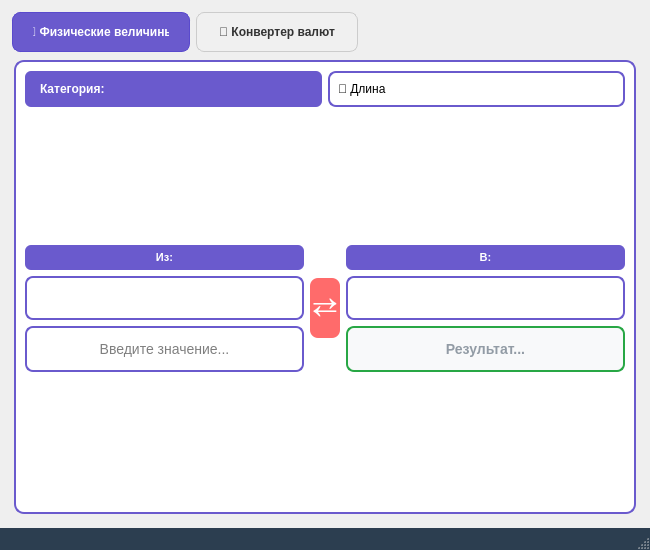
<?xml version="1.0" encoding="UTF-8"?>
<ui version="4.0">
 <class>MainWindow</class>
 <widget class="QMainWindow" name="MainWindow">
  <property name="geometry">
   <rect>
    <x>0</x>
    <y>0</y>
    <width>650</width>
    <height>550</height>
   </rect>
  </property>
  <property name="minimumSize">
   <size>
    <width>650</width>
    <height>550</height>
   </size>
  </property>
  <property name="maximumSize">
   <size>
    <width>16777215</width>
    <height>550</height>
   </size>
  </property>
  <property name="windowTitle">
   <string>Универсальный конвертер</string>
  </property>
  <property name="styleSheet">
   <string notr="true">QMainWindow {
    background: qlineargradient(x1:0, y1:0, x2:1, y2:1,
                                stop:0 #667eea, stop:1 #764ba2);
    font-family: 'Segoe UI', Arial, sans-serif;
}</string>
  </property>
  <property name="iconSize">
   <size>
    <width>24</width>
    <height>24</height>
   </size>
  </property>
  <property name="documentMode">
   <bool>false</bool>
  </property>
  <widget class="QWidget" name="centralwidget">
   <layout class="QVBoxLayout" name="verticalLayout">
    <item>
     <widget class="QTabWidget" name="tabWidget">
      <property name="styleSheet">
       <string notr="true">QTabWidget::pane {
    border: 2px solid #6a5acd;
    border-radius: 10px;
    background-color: white;
    margin: 5px;
}

QTabWidget::tab-bar {
    alignment: center;
}

QTabBar::tab {
    background-color: #f0f0f0;
    color: #333;
    padding: 12px 20px;
    margin: 3px;
    border: 1px solid #ccc;
    border-radius: 8px;
    font-weight: bold;
    min-width: 120px;
}

QTabBar::tab:selected {
    background-color: #6a5acd;
    color: white;
    border: 1px solid #5a4acd;
}

QTabBar::tab:hover:!selected {
    background-color: #e0e0ff;
    border: 1px solid #6a5acd;
}</string>
      </property>
      <property name="currentIndex">
       <number>0</number>
      </property>
      <widget class="QWidget" name="physical_tab">
       <attribute name="title">
        <string>📏 Физические величины</string>
       </attribute>
       <layout class="QVBoxLayout" name="verticalLayout_2">
        <item>
         <layout class="QHBoxLayout" name="horizontalLayout">
          <item>
           <widget class="QLabel" name="label">
            <property name="styleSheet">
             <string notr="true">QLabel {
    background-color: #6a5acd;
    color: white;
    padding: 8px 12px;
    border-radius: 6px;
    font-weight: bold;
    font-size: 12px;
}</string>
            </property>
            <property name="text">
             <string>Категория:</string>
            </property>
           </widget>
          </item>
          <item>
           <widget class="QComboBox" name="category_combo">
            <property name="styleSheet">
             <string notr="true">QComboBox {
    background-color: white;
    border: 2px solid #6a5acd;
    border-radius: 8px;
    padding: 8px;
    font-size: 12px;
    min-width: 150px;
}

QComboBox::drop-down {
    border: none;
    width: 20px;
}

QComboBox::down-arrow {
    image: none;
    border-left: 5px solid transparent;
    border-right: 5px solid transparent;
    border-top: 5px solid #6a5acd;
    width: 0px;
    height: 0px;
}

QComboBox QAbstractItemView {
    border: 2px solid #6a5acd;
    border-radius: 8px;
    background-color: white;
    selection-background-color: #6a5acd;
}</string>
            </property>
            <item>
             <property name="text">
              <string>📏 Длина</string>
             </property>
            </item>
            <item>
             <property name="text">
              <string>⚖️ Масса</string>
             </property>
            </item>
            <item>
             <property name="text">
              <string>🌡️ Температура</string>
             </property>
            </item>
            <item>
             <property name="text">
              <string>🚀 Скорость</string>
             </property>
            </item>
            <item>
             <property name="text">
              <string>📐 Площадь</string>
             </property>
            </item>
            <item>
             <property name="text">
              <string>🧪 Объем</string>
             </property>
            </item>
            <item>
             <property name="text">
              <string>⏰ Время</string>
             </property>
            </item>
           </widget>
          </item>
         </layout>
        </item>
        <item>
         <spacer name="verticalSpacer">
          <property name="orientation">
           <enum>Qt::Vertical</enum>
          </property>
          <property name="sizeHint" stdset="0">
           <size>
            <width>20</width>
            <height>20</height>
           </size>
          </property>
         </spacer>
        </item>
        <item>
         <layout class="QHBoxLayout" name="horizontalLayout_2">
          <item>
           <layout class="QVBoxLayout" name="verticalLayout_3">
            <item>
             <widget class="QLabel" name="label_2">
              <property name="styleSheet">
               <string notr="true">QLabel {
    background-color: #6a5acd;
    color: white;
    padding: 6px 10px;
    border-radius: 6px;
    font-weight: bold;
    font-size: 11px;
}</string>
              </property>
              <property name="text">
               <string>Из:</string>
              </property>
              <property name="alignment">
               <set>Qt::AlignCenter</set>
              </property>
             </widget>
            </item>
            <item>
             <widget class="QComboBox" name="from_unit_combo">
              <property name="styleSheet">
               <string notr="true">QComboBox {
    background-color: white;
    border: 2px solid #6a5acd;
    border-radius: 8px;
    padding: 10px;
    font-size: 12px;
    min-height: 20px;
}

QComboBox::drop-down {
    border: none;
}

QComboBox::down-arrow {
    image: none;
    border-left: 4px solid transparent;
    border-right: 4px solid transparent;
    border-top: 4px solid #6a5acd;
}</string>
              </property>
             </widget>
            </item>
            <item>
             <widget class="QLineEdit" name="from_value_edit">
              <property name="styleSheet">
               <string notr="true">QLineEdit {
    background-color: white;
    border: 2px solid #6a5acd;
    border-radius: 8px;
    padding: 12px;
    font-size: 14px;
    selection-background-color: #6a5acd;
}

QLineEdit:focus {
    border: 2px solid #ff6b6b;
    background-color: #fff5f5;
}</string>
              </property>
              <property name="alignment">
               <set>Qt::AlignCenter</set>
              </property>
              <property name="placeholderText">
               <string>Введите значение...</string>
              </property>
             </widget>
            </item>
           </layout>
          </item>
          <item>
           <widget class="QPushButton" name="swap_units_btn">
            <property name="maximumSize">
             <size>
              <width>60</width>
              <height>60</height>
             </size>
            </property>
            <property name="styleSheet">
             <string notr="true">QPushButton {
    background-color: #ff6b6b;
    color: white;
    border: none;
    border-radius: 8px;
    font-size: 30px;
    font-weight: bold;
}

QPushButton:hover {
    background-color: #ff5252;
    transform: scale(1.05);
}

QPushButton:pressed {
    background-color: #e74c3c;
}</string>
            </property>
            <property name="text">
             <string>⇄</string>
            </property>
           </widget>
          </item>
          <item>
           <layout class="QVBoxLayout" name="verticalLayout_4">
            <item>
             <widget class="QLabel" name="label_3">
              <property name="styleSheet">
               <string notr="true">QLabel {
    background-color: #6a5acd;
    color: white;
    padding: 6px 10px;
    border-radius: 6px;
    font-weight: bold;
    font-size: 11px;
}</string>
              </property>
              <property name="text">
               <string>В:</string>
              </property>
              <property name="alignment">
               <set>Qt::AlignCenter</set>
              </property>
             </widget>
            </item>
            <item>
             <widget class="QComboBox" name="to_unit_combo">
              <property name="styleSheet">
               <string notr="true">QComboBox {
    background-color: white;
    border: 2px solid #6a5acd;
    border-radius: 8px;
    padding: 10px;
    font-size: 12px;
    min-height: 20px;
}

QComboBox::drop-down {
    border: none;
}

QComboBox::down-arrow {
    image: none;
    border-left: 4px solid transparent;
    border-right: 4px solid transparent;
    border-top: 4px solid #6a5acd;
}</string>
              </property>
             </widget>
            </item>
            <item>
             <widget class="QLineEdit" name="to_value_edit">
              <property name="styleSheet">
               <string notr="true">QLineEdit {
    background-color: #f8f9fa;
    border: 2px solid #28a745;
    border-radius: 8px;
    padding: 12px;
    font-size: 14px;
    font-weight: bold;
    color: #2c3e50;
}

QLineEdit[readOnly=&quot;true&quot;] {
    background-color: #e8f5e8;
    color: #27ae60;
}</string>
              </property>
              <property name="alignment">
               <set>Qt::AlignCenter</set>
              </property>
              <property name="readOnly">
               <bool>true</bool>
              </property>
              <property name="placeholderText">
               <string>Результат...</string>
              </property>
             </widget>
            </item>
           </layout>
          </item>
         </layout>
        </item>
        <item>
         <spacer name="verticalSpacer_2">
          <property name="orientation">
           <enum>Qt::Vertical</enum>
          </property>
          <property name="sizeHint" stdset="0">
           <size>
            <width>20</width>
            <height>30</height>
           </size>
          </property>
         </spacer>
        </item>
       </layout>
      </widget>
      <widget class="QWidget" name="currency_tab">
       <attribute name="title">
        <string>💱 Конвертер валют</string>
       </attribute>
       <layout class="QVBoxLayout" name="verticalLayout_5">
        <item>
         <layout class="QHBoxLayout" name="horizontalLayout_4">
          <item>
           <widget class="QLabel" name="label_4">
            <property name="styleSheet">
             <string notr="true">QLabel {
    background-color: #6a5acd;
    color: white;
    padding: 6px 10px;
    border-radius: 6px;
    font-weight: bold;
    font-size: 11px;
}</string>
            </property>
            <property name="text">
             <string>Курсы обновлены:</string>
            </property>
           </widget>
          </item>
          <item>
           <widget class="QLabel" name="last_update_label">
            <property name="styleSheet">
             <string notr="true">QLabel {
    background-color: #ffa726;
    color: white;
    padding: 6px 12px;
    border-radius: 6px;
    font-weight: bold;
    font-size: 11px;
}</string>
            </property>
            <property name="text">
             <string>Не обновлялось</string>
            </property>
            <property name="alignment">
             <set>Qt::AlignCenter</set>
            </property>
           </widget>
          </item>
          <item>
           <spacer name="horizontalSpacer">
            <property name="orientation">
             <enum>Qt::Horizontal</enum>
            </property>
            <property name="sizeHint" stdset="0">
             <size>
              <width>40</width>
              <height>20</height>
             </size>
            </property>
           </spacer>
          </item>
          <item>
           <widget class="QPushButton" name="update_rates_btn">
            <property name="styleSheet">
             <string notr="true">QPushButton {
    background-color: #17a2b8;
    color: white;
    border: none;
    border-radius: 8px;
    padding: 8px 15px;
    font-size: 11px;
    font-weight: bold;
}

QPushButton:hover {
    background-color: #138496;
}

QPushButton:pressed {
    background-color: #117a8b;
}</string>
            </property>
            <property name="text">
             <string>🔄 Обновить курсы</string>
            </property>
           </widget>
          </item>
         </layout>
        </item>
        <item>
         <spacer name="verticalSpacer_3">
          <property name="orientation">
           <enum>Qt::Vertical</enum>
          </property>
          <property name="sizeHint" stdset="0">
           <size>
            <width>20</width>
            <height>30</height>
           </size>
          </property>
         </spacer>
        </item>
        <item>
         <layout class="QHBoxLayout" name="horizontalLayout_3">
          <item>
           <layout class="QVBoxLayout" name="verticalLayout_6">
            <item>
             <widget class="QLabel" name="label_5">
              <property name="styleSheet">
               <string notr="true">QLabel {
    background-color: #6a5acd;
    color: white;
    padding: 6px 10px;
    border-radius: 6px;
    font-weight: bold;
    font-size: 11px;
}</string>
              </property>
              <property name="text">
               <string>Из валюты:</string>
              </property>
              <property name="alignment">
               <set>Qt::AlignCenter</set>
              </property>
             </widget>
            </item>
            <item>
             <widget class="QComboBox" name="from_currency_combo">
              <property name="styleSheet">
               <string notr="true">QComboBox {
    background-color: white;
    border: 2px solid #6a5acd;
    border-radius: 8px;
    padding: 10px;
    font-size: 12px;
}

QComboBox::drop-down {
    border: none;
}

QComboBox::down-arrow {
    image: none;
    border-left: 4px solid transparent;
    border-right: 4px solid transparent;
    border-top: 4px solid #6a5acd;
}</string>
              </property>
              <item>
               <property name="text">
                <string>🇺🇸 USD - Доллар США</string>
               </property>
              </item>
              <item>
               <property name="text">
                <string>🇪🇺 EUR - Евро</string>
               </property>
              </item>
              <item>
               <property name="text">
                <string>🇷🇺 RUB - Российский рубль</string>
               </property>
              </item>
              <item>
               <property name="text">
                <string>🇬🇧 GBP - Фунт стерлингов</string>
               </property>
              </item>
              <item>
               <property name="text">
                <string>🇯🇵 JPY - Японская иена</string>
               </property>
              </item>
              <item>
               <property name="text">
                <string>🇨🇳 CNY - Китайский юань</string>
               </property>
              </item>
             </widget>
            </item>
            <item>
             <widget class="QLineEdit" name="from_currency_edit">
              <property name="styleSheet">
               <string notr="true">QLineEdit {
    background-color: white;
    border: 2px solid #6a5acd;
    border-radius: 8px;
    padding: 12px;
    font-size: 14px;
    selection-background-color: #6a5acd;
}

QLineEdit:focus {
    border: 2px solid #ff6b6b;
    background-color: #fff5f5;
}</string>
              </property>
              <property name="alignment">
               <set>Qt::AlignCenter</set>
              </property>
              <property name="placeholderText">
               <string>Введите сумму...</string>
              </property>
             </widget>
            </item>
           </layout>
          </item>
          <item>
           <widget class="QPushButton" name="swap_currency_btn">
            <property name="maximumSize">
             <size>
              <width>60</width>
              <height>60</height>
             </size>
            </property>
            <property name="styleSheet">
             <string notr="true">QPushButton {
    background-color: #ff6b6b;
    color: white;
    border: none;
    border-radius: 30px;
    font-size: 18px;
    font-weight: bold;
}

QPushButton:hover {
    background-color: #ff5252;
    transform: scale(1.05);
}

QPushButton:pressed {
    background-color: #e74c3c;
}</string>
            </property>
            <property name="text">
             <string>⇄</string>
            </property>
           </widget>
          </item>
          <item>
           <layout class="QVBoxLayout" name="verticalLayout_7">
            <item>
             <widget class="QLabel" name="label_6">
              <property name="styleSheet">
               <string notr="true">QLabel {
    background-color: #6a5acd;
    color: white;
    padding: 6px 10px;
    border-radius: 6px;
    font-weight: bold;
    font-size: 11px;
}</string>
              </property>
              <property name="text">
               <string>В валюту:</string>
              </property>
              <property name="alignment">
               <set>Qt::AlignCenter</set>
              </property>
             </widget>
            </item>
            <item>
             <widget class="QComboBox" name="to_currency_combo">
              <property name="styleSheet">
               <string notr="true">QComboBox {
    background-color: white;
    border: 2px solid #6a5acd;
    border-radius: 8px;
    padding: 10px;
    font-size: 12px;
}

QComboBox::drop-down {
    border: none;
}

QComboBox::down-arrow {
    image: none;
    border-left: 4px solid transparent;
    border-right: 4px solid transparent;
    border-top: 4px solid #6a5acd;
}</string>
              </property>
              <item>
               <property name="text">
                <string>🇷🇺 RUB - Российский рубль</string>
               </property>
              </item>
              <item>
               <property name="text">
                <string>🇺🇸 USD - Доллар США</string>
               </property>
              </item>
              <item>
               <property name="text">
                <string>🇪🇺 EUR - Евро</string>
               </property>
              </item>
              <item>
               <property name="text">
                <string>🇬🇧 GBP - Фунт стерлингов</string>
               </property>
              </item>
              <item>
               <property name="text">
                <string>🇯🇵 JPY - Японская иена</string>
               </property>
              </item>
              <item>
               <property name="text">
                <string>🇨🇳 CNY - Китайский юань</string>
               </property>
              </item>
             </widget>
            </item>
            <item>
             <widget class="QLineEdit" name="to_currency_edit">
              <property name="styleSheet">
               <string notr="true">QLineEdit {
    background-color: #f8f9fa;
    border: 2px solid #28a745;
    border-radius: 8px;
    padding: 12px;
    font-size: 14px;
    font-weight: bold;
    color: #2c3e50;
}

QLineEdit[readOnly=&quot;true&quot;] {
    background-color: #e8f5e8;
    color: #27ae60;
}</string>
              </property>
              <property name="alignment">
               <set>Qt::AlignCenter</set>
              </property>
              <property name="readOnly">
               <bool>true</bool>
              </property>
              <property name="placeholderText">
               <string>Результат...</string>
              </property>
             </widget>
            </item>
           </layout>
          </item>
         </layout>
        </item>
        <item>
         <spacer name="verticalSpacer_4">
          <property name="orientation">
           <enum>Qt::Vertical</enum>
          </property>
          <property name="sizeHint" stdset="0">
           <size>
            <width>20</width>
            <height>30</height>
           </size>
          </property>
         </spacer>
        </item>
       </layout>
      </widget>
     </widget>
    </item>
   </layout>
  </widget>
  <widget class="QStatusBar" name="statusbar">
   <property name="styleSheet">
    <string notr="true">QStatusBar {
    background-color: #2c3e50;
    color: white;
    font-size: 11px;
}</string>
   </property>
  </widget>
 </widget>
 <resources/>
 <connections/>
</ui>
